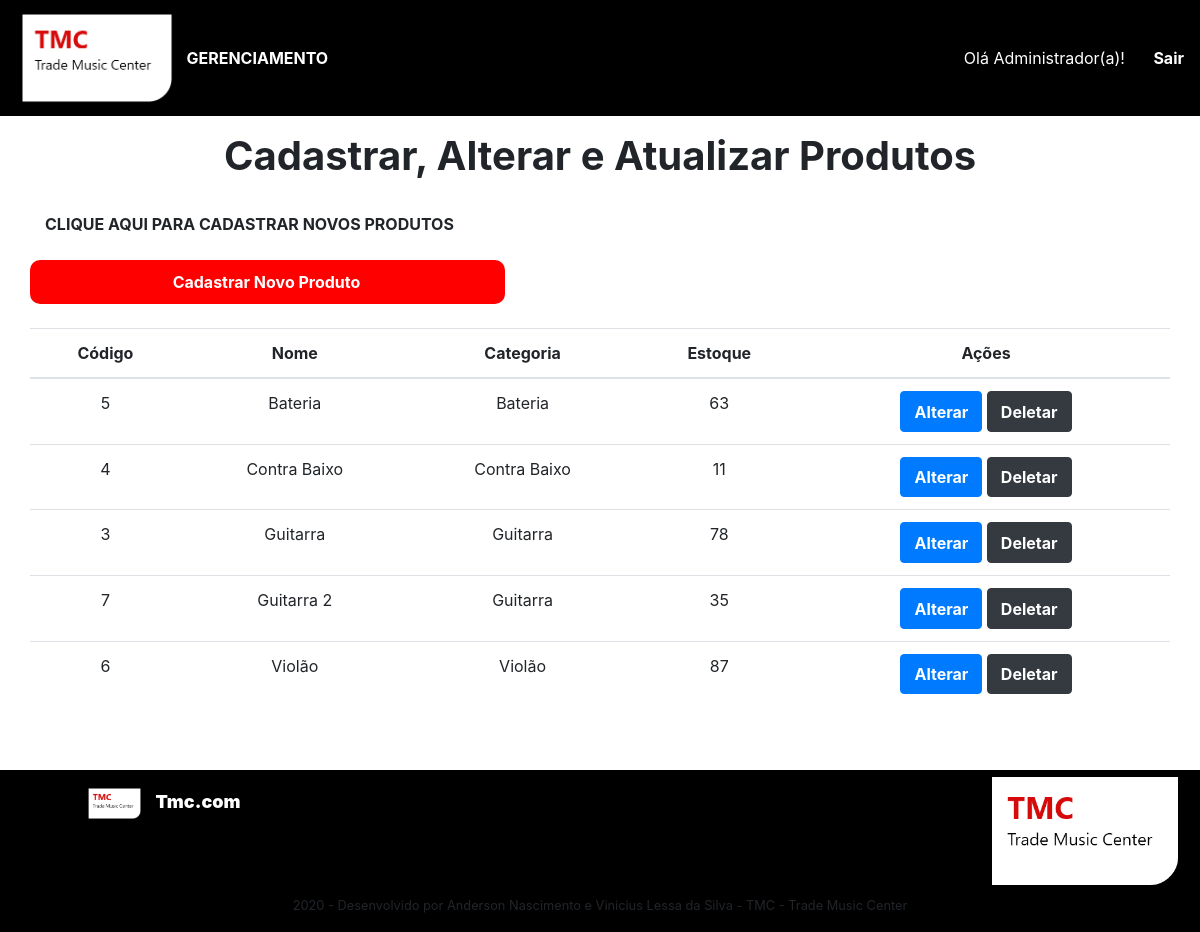
/Views/produtos/prod-index.php, run on the app's committed database.
### tables this page shows
CREATE TABLE `produto` (
  `cod_produto` int(11) NOT NULL,
  `nome_prod` varchar(50) NOT NULL,
  `descricao_prod` varchar(250) DEFAULT NULL,
  `valor_un` decimal(6,2) NOT NULL,
  `cover_img` varchar(250) DEFAULT NULL,
  `banner_img` varchar(250) DEFAULT NULL,
  `estoque` int(11) DEFAULT NULL,
  `cod_categoria` int(11) NOT NULL,
  `destaque` tinyint(4) NOT NULL DEFAULT 0
);

CREATE TABLE `categoria` (
  `cod_categoria` int(11) NOT NULL,
  `nome_categoria` varchar(50) NOT NULL
);

### Models/m_produto.php (called while the page is built, shortened)
<?php
function carregarProdutos($conn, $limit = 12, $offset = 0)
{
  $sql = "SELECT  p.cod_produto, p.nome_prod, p.descricao_prod, p.cover_img, p.valor_un, c.nome_categoria, p.estoque
    FROM produto p  INNER JOIN categoria c ON p.cod_categoria = c.cod_categoria
    ORDER BY p.nome_prod ASC LIMIT ? OFFSET ? ";
  $stmt = $conn->prepare($sql);
  $stmt->bind_param("ii", $limit, $offset);
  $stmt->execute();
  $result = $stmt->get_result()->fetch_all(MYSQLI_ASSOC);
  return $result;
}

### Controllers/c_produto.php (called while the page is built, shortened)
<?php
$conn = require SITE_PATH . '/Models/conexao.php';
include SITE_PATH . '/Models/m_produto.php';
if (isset($itensProdHome)) {
  $itensProdHome = carregarprodutos($conn);
}

### Views/produtos/prod-index.php (the view, shortened to what this page needs)
<?php
require SITE_PATH . '/Controllers/c_produto.php';
?>
<!DOCTYPE html>
<html lang="pt-br">
<head>
  <link rel="stylesheet" href="<?php echo SITE_URL ?>/css/bootstrap.min.css">
  <link rel="stylesheet" href="<?php echo SITE_URL ?>/css/styles.css">
  <link rel="stylesheet" href="https://cdnjs.cloudflare.com/ajax/libs/font-awesome/5.11.2/css/all.css">
</head>
<body>
  <?php require SITE_PATH . '/includes/menu-adm.php'; ?>
  <main class="min-h-75">
    <div class="container">
      <div class="row justify-content-md-center">
        <h1 class="mt-3 font-weight-bold">Cadastrar, Alterar e Atualizar Produtos</h1>
      </div>
      <div class="row">
        <p class="col-12 mt-4 font-weight-bold">CLIQUE AQUI PARA CADASTRAR NOVOS PRODUTOS</p>
        <a class="col-5 btn btn-adm font-weight-bold my-2 mb-4 pt-2 pb-2" href="<?php echo SITE_URL ?>/Views/produtos/create-prod.php" role="button">Cadastrar Novo Produto</a>
      </div>
      <div class="row justify-content-md-center">
        <table class=" table text-center">
          <thead>
            <tr class="font-weight-bold">
              <th scope="col-1">Código</th>
              <th scope="col-4">Nome</th>
              <th scope="col-3">Categoria</th>
              <th scope="col-2">Estoque</th>
              <th scope="col-2">Ações</th>
            </tr>
          </thead>
          <tbody>
            <?php
              foreach ($itensProdHome as $linha) {
            ?>
              <tr>
                <td>
                  <?php echo $linha['cod_produto'] ?>
                </td>
                <td>
                  <?php echo $linha['nome_prod'] ?>
                </td>
                <td>
                  <?php echo $linha['nome_categoria'] ?>
                </td>
                <td>
                  <?php echo $linha['estoque'] ?>
                </td>
                <td>
                  <button type="button" class="btn btn-primary"><a class="btn font-weight-bold text-white p-0" href="<?php echo SITE_URL ?>/Views/produtos/alter-prod.php?produto=<?php echo $linha['cod_produto']; ?>" role="button">Alterar</a></button>
                  <button type="button" class="btn btn-dark">   <a class="btn font-weight-bold text-white p-0" href="<?php echo SITE_URL ?>/Views/produtos/delete_prod.php?produto=<?php echo $linha['cod_produto']; ?>" role="button">Deletar</a></button>
                </td>
              </tr>
            <?php
              }
            ?>
          </tbody>
        </table>
      </div>
    </div>
  </main>
  <?php require SITE_PATH . '/includes/footer-adm.php'; ?>
</body>
</html>

### css/styles.css (style rules this page uses)
html, body { margin: 0; padding: 0; height: 100%; }
.btn-adm { background-color: #ff0000; color: #ffffff; border: 1px solid #ffffff; transition: all 0.3s ease; border-radius: 10px; width: 50%; padding-left: 10px; font-size: 16px; border: 2px solid #ff0000; }
.min-h-75 { min-height: 75vh; }

### data on the page
produto: cod_produto "5", nome_prod "Bateria", cod_categoria.nome_categoria "Bateria", estoque "63"
produto: cod_produto "4", nome_prod "Contra Baixo", cod_categoria.nome_categoria "Contra Baixo", estoque "11"
produto: cod_produto "3", nome_prod "Guitarra", cod_categoria.nome_categoria "Guitarra", estoque "78"
produto: cod_produto "7", nome_prod "Guitarra 2", cod_categoria.nome_categoria "Guitarra", estoque "35"
produto: cod_produto "6", nome_prod "Violão", cod_categoria.nome_categoria "Violão", estoque "87"
